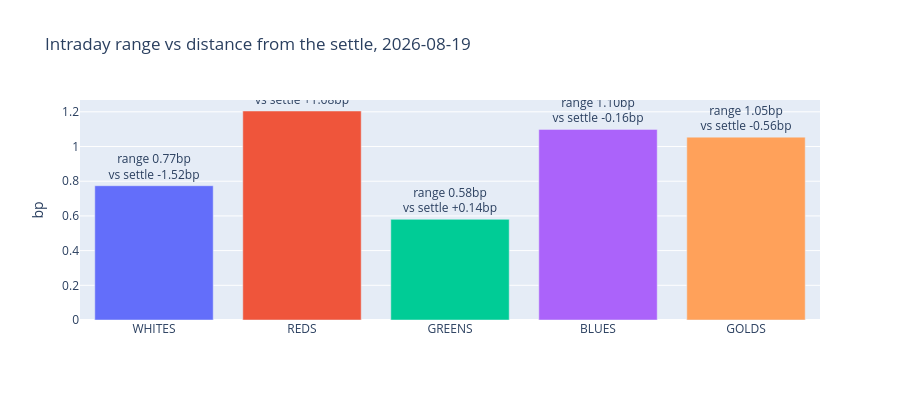

Write notebook code for a chart like this one.
### Code cell
if not SPLICE.empty:
    import plotly.graph_objects as go
    f2 = go.Figure()
    for _, r in SPLICE.iterrows():
        f2.add_trace(go.Bar(name=r["colour"], x=[r["colour"]],
                            y=[r["intraday_range_bp"]],
                            text=[f"range {r['intraday_range_bp']:.2f}bp<br>"
                                  f"vs settle {r['med_minus_settle']:+.2f}bp"],
                            textposition="outside"))
    f2.update_layout(title=f"Intraday range vs distance from the settle, {SESSION}",
                     yaxis_title="bp", height=400, showlegend=False)
    f2.show()

### Figure 1 — Plotly figure (JSON) as saved in the notebook; plotly's stock layout.template omitted (floating-point values rounded to 4 significant figures)
{"data": [{"name": "WHITES", "text": ["range 0.77bp<br>vs settle -1.52bp"], "textposition": "outside", "type": "bar", "x": ["WHITES"], "y": [0.774]}, {"name": "REDS", "text": ["range 1.20bp<br>vs settle +1.68bp"], "textposition": "outside", "type": "bar", "x": ["REDS"], "y": [1.205]}, {"name": "GREENS", "text": ["range 0.58bp<br>vs settle +0.14bp"], "textposition": "outside", "type": "bar", "x": ["GREENS"], "y": [0.5802]}, {"name": "BLUES", "text": ["range 1.10bp<br>vs settle -0.16bp"], "textposition": "outside", "type": "bar", "x": ["BLUES"], "y": [1.099]}, {"name": "GOLDS", "text": ["range 1.05bp<br>vs settle -0.56bp"], "textposition": "outside", "type": "bar", "x": ["GOLDS"], "y": [1.054]}], "layout": {"height": 400, "showlegend": false, "title": {"text": "Intraday range vs distance from the settle, 2026-08-19"}, "yaxis": {"title": {"text": "bp"}}}}
